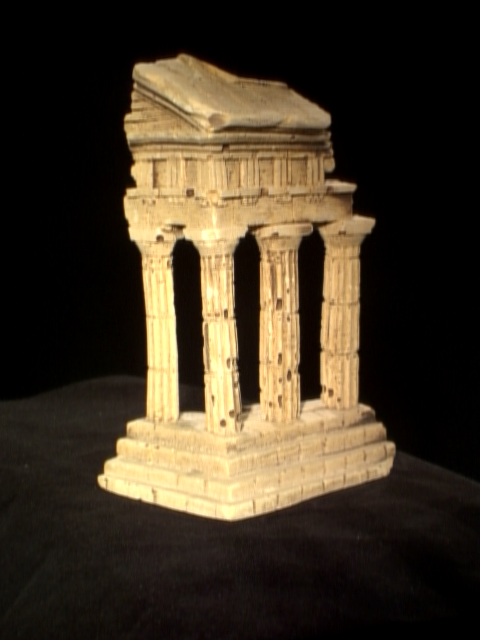
#> input picture TTK4255 - Robotsyn/Øving 6/data/im1.png, 480 x 640 px, found by its file name
$ python ORB.py
#> lines starting #> are read from the running program, lines starting #| are printed output that depends on the picture
import numpy as np
import cv2
from matplotlib import pyplot as plt

img1 = cv2.imread('data/im1.png',0)          # queryImage
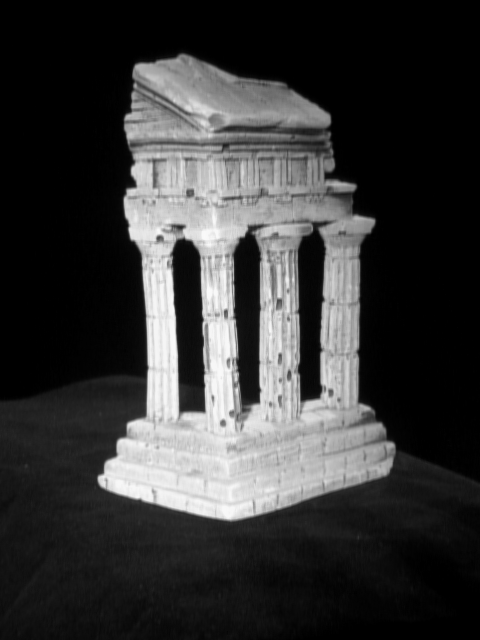
#> img1: shape (640, 480); min 0, max 250, mean 55
img2 = cv2.imread('data/im2.png',0)          # trainImage
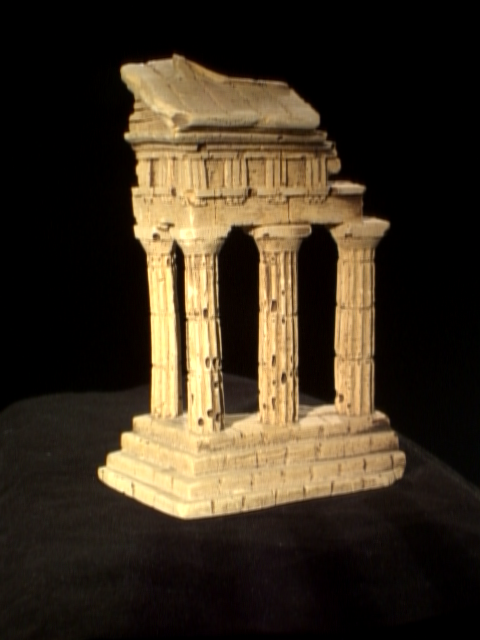
#> input picture TTK4255 - Robotsyn/Øving 6/data/im2.png, 480 x 640 px, found by its file name
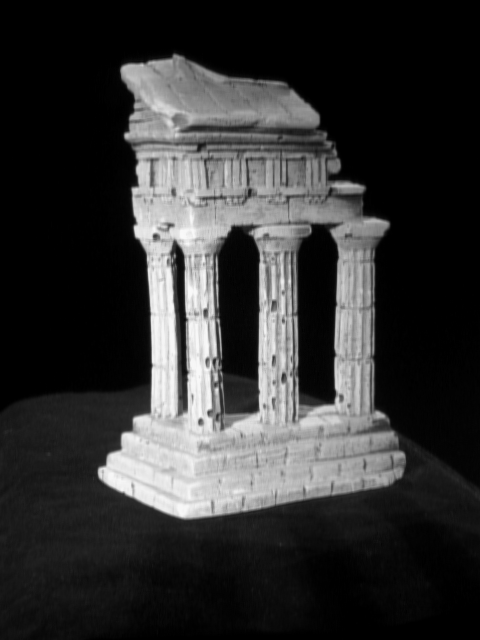
#> img2: shape (640, 480); min 0, max 249, mean 50.5

orb = cv2.ORB_create(nfeatures=1500)

kp1, des1 = orb.detectAndCompute(img1, None)
#> kp1 = 1500 keypoints; strongest (x, y, size): (183, 244, 111.1), (182, 239, 92.6), (182, 406, 92.6), (133, 182, 64.3)
kp2, des2 = orb.detectAndCompute(img2, None)
#> kp2 = 1500 keypoints; strongest (x, y, size): (330, 394, 111.1), (331, 394, 92.6), (174, 245, 64.3), (132, 190, 44.6)

BFMATCHER = False
FLANN = True

if BFMATCHER:
    # create BFMatcher object
    bf = cv2.BFMatcher(cv2.NORM_HAMMING, crossCheck=True)

    # Match descriptors.
    matches = bf.match(des1,des2)

    cv2.triangulatePoints()

    # Sort them in the order of their distance.
    matches = sorted(matches, key = lambda x:x.distance)

    # Draw first 10 matches.
    img3 = cv2.drawMatches(img1,kp1,img2,kp2,matches[:10], None, flags=2)
elif FLANN:
    FLANN_INDEX_LSH = 6
    index_params= dict(algorithm = FLANN_INDEX_LSH,
                   table_number = 6, # 12
                   key_size = 12,     # 20
                   multi_probe_level = 1) #2
    search_params = dict(checks=50)
    flann = cv2.FlannBasedMatcher(index_params,search_params)
    matches = flann.knnMatch(des1,des2,k=2)
#> matches = 1500 matches

    # List of point matches
    pts1 = []
    pts2 = []

    # Need to draw only good matches, so create a mask
    matchesMask = [[0,0] for i in range(len(matches))]
#> matchesMask = 1500 pairs, first value 0 to 0, second value 0 to 0
    # ratio test as per Lowe's paper
    for i,(m,n) in enumerate(matches):
        if m.distance < 0.7*n.distance:
            matchesMask[i]=[1,0]

            # Append points
            pts1.append(kp1[m.queryIdx].pt)
            pts2.append(kp2[m.trainIdx].pt)
#> after the loop, matchesMask = 1500 pairs, first value 0 to 1, second value 0 to 0; pts1 = 149 pairs, first value 115.8 to 388.2, second value 114.7 to 509.8; pts2 = 149 pairs, first value 118.2 to 390.7, second value 114.7 to 509.8

    F, mask = cv2.findFundamentalMat(np.int32(pts1), np.int32(pts2), cv2.FM_LMEDS)
#> F = [[-4.43e-07, 0.000158, -0.0248], [-0.00011, -9.76e-06, -0.311], [0.0164, 0.307, 1]]; mask = 149 values, max 1 at index 0, min 0 at index 28, mean 0.899

    draw_params = dict(matchColor = (0,255,0),
                    singlePointColor = (255,0,0),
                    matchesMask = matchesMask,
                    flags = 0)
#> draw_params = 4 items
    img3 = cv2.drawMatchesKnn(img1,kp1,img2,kp2,matches,None,**draw_params)
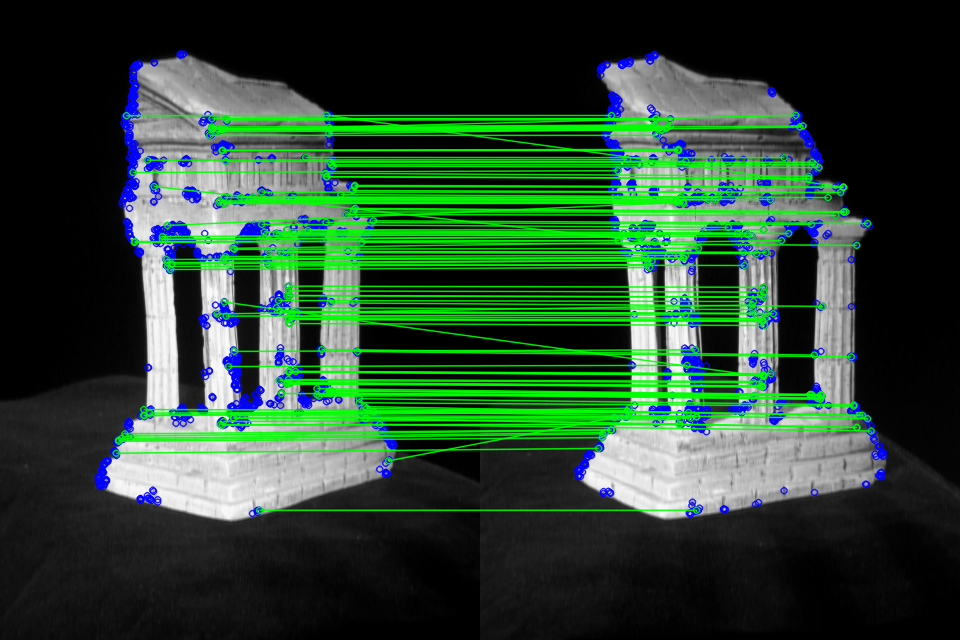
#> img3: shape (640, 960, 3); mean of channels 0, 1, 2 48, 70.9, 40.3; drawn as B, G, R

plt.imshow(img3),plt.show()
